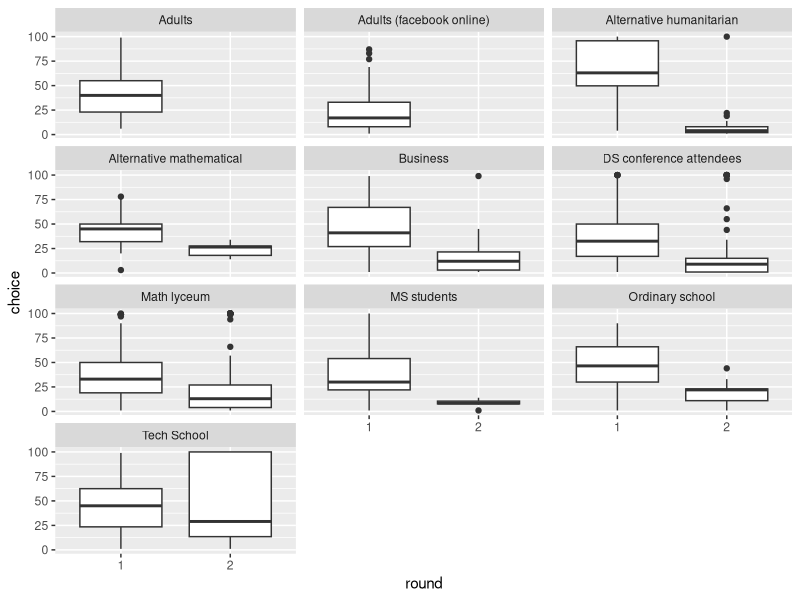
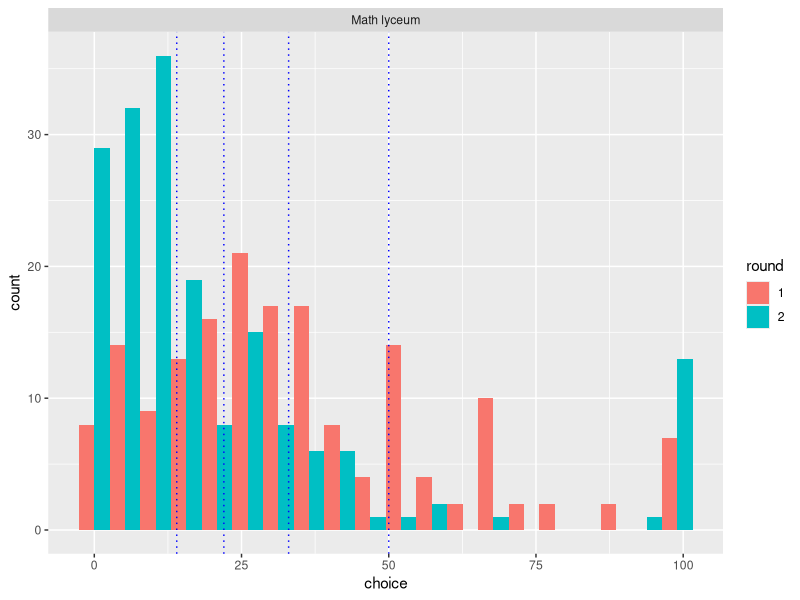

Recreate these plots in R, in order. (Note: this script raises an error after producing the figures.)
# libraries

library(ggplot2)
library(tidyverse)


# Set the path to working directory

setwd("/Users/anymac/Documents/GitHub/GameTheoryExperimentData")

getwd()# Read the data

data1 <- read.csv("resultsGame1.csv")

summary(data1)

data1$id <- factor(data1$id)
data1$name <- factor(data1$name)
data1$age <- factor(data1$age)
data1$round <- factor(data1$round)
class(data1$round)

  
# First game visualization 

statistics <- data1 %>%
  group_by(type, round)  %>%
  summarise(av = mean(choice), Icount = sum(choice > 66)/n() * 100, median = median(choice), win = 0.66666 * av, cnt = n()) %>%
  ungroup()

library(data.table)
neworder <- c(1,2, 3, 6, 5, 7, 4)
setcolorder(statistics, neworder)
statistics

# First game visualization 
statistics2 <- data1 %>%
  group_by(id, round)  %>%
  summarise(av = mean(choice), win = 0.66666 * av, Zlevel = sum(choice > 50)/n() * 100, median = median(choice), cnt = n(), h = sum(choice > 90)/n() * 100) %>%
  ungroup()



data1 <- data1[data1$round != 3,]

data2 <- subset(data1, round != 3)

# statistics of choices

ggplot(data2, aes(round, choice)) + 
  geom_boxplot() +
  facet_wrap(.~type, ncol = 3) 

# remove data with only one round

data1 <- subset(data2, type != "Adults")
data1 <- subset(data2, type != "Adults (facebook online)")
data1 <- subset(data1, id != 7)
data1 <- subset(data1, type == "Math lyceum")

# histogram of choices
# add lines of k-level reasoning

spikes <- c("50", "33", "22", "14")

ggplot(data1,aes(choice, fill = round)) + 
  geom_histogram(bins = 20, position="dodge") + 
  geom_vline(xintercept = 50, linetype="dotted", 
             color = "blue", size=0.5) + 
  geom_vline(xintercept = 33, linetype="dotted", 
             color = "blue", size=0.5) + 
  geom_vline(xintercept = 22, linetype="dotted", 
             color = "blue", size=0.5) + 
  geom_vline(xintercept = 14, linetype="dotted", 
             color = "blue", size=0.5) + 
  facet_wrap(.~type, ncol = 3) 

# Calculate number of -1 level, 0 level, 1 - level 

## Gaussian and Student t are much closer to each other than
## to the uniform:
x = subset(data1, id == '2')
x = subset(x, round == '2')
x = x$choice

y = subset(data1, id == '20')
y = subset(y, round == '2')
y = y$choice

ks.test(x,y)


wilcox.test(x, y, paired = TRUE, alternative = "two.sided")

t.test(x, y, alternative="two.sided", var.equal=FALSE)

mded(distr1 = x, distr2 = y, detail = TRUE)
out

number_levels <- data1 %>%
  group_by(id, round,type) %>%
  summarise(level_m_choices= length(choice[choice > 50]), 
            level_1_choices= length(choice[(choice <= 50 & choice > 18)]),
            level_2_choices= length(choice[(choice <= 18 & choice > 5)]),
            level_inf_choices= length(choice[(choice <= 5)]),
            count = n()) %>%
  ungroup()

ggplot(statistics2, aes(h, id, fill = round)) + 
  geom_col(aes(h), position = "dodge")


df <- filter(number_levels, id %in% c(1,2,4,8,9,11,12,14,15,16,17))

df1 <- df %>%
  group_by(id) %>%
  summarise(diff_b = round((level_m_choices[round == 2] - level_m_choices[round == 1]) / mean(count),2) * 100,
            diff_m = round((level_1_choices[round == 2] - level_1_choices[round == 1]) / mean(count),2) * 100,
            diff_h = round((level_2_choices[round == 2] - level_2_choices[round == 1]) / mean(count),2) * 100,
            diff_inf = round((level_inf_choices[round == 2] - level_inf_choices[round == 1]) / mean(count),2) * 100            
            ) %>%
  ungroup()
  
number_levels2 <- subset(number_levels, type == "Alternative humanitarian")

p1 <- ggplot(number_levels2,aes(fill = round)) +  
  geom_boxplot(aes(x = type, y = level_m_choices)) + 
  #facet_wrap(.~id, ncol = 3) + 
  theme_minimal()

p2 <- ggplot(number_levels2,aes(fill = round)) +  
  geom_boxplot(aes(x = type, y = level_1_choices)) + 
  #facet_wrap(.~id, ncol = 3) + 
  theme_minimal()

p3 <- ggplot(number_levels2,aes(fill = round)) +  
  geom_boxplot(aes(x = type, y = level_2_choices)) + 
  #facet_wrap(.~id, ncol = 3) + 
  theme_minimal() 

p4 <- ggplot(number_levels2,aes(fill = round)) +  
  geom_boxplot(aes(x = type, y = level_inf_choices)) + 
  #facet_wrap(.~id, ncol = 3) + 
  theme_minimal()

grid.arrange(p1,p2,p3,p4, nrow = 2)
 
ggplot(number_levels,aes(x = level_1_choices,y = level_2_choices, color = type, shape = round)) +  
  geom_point(aes(x = level_1_choices,y = level_2_choices)) + 
#  facet_wrap(.~type, ncol = 3) + 
  theme_minimal() 

ggplot(number_levels,aes(x = level_2_choices,y = level_inf_choices, color = type, shape = round)) +  
  geom_point(aes(x = level_2_choices,y = level_inf_choices)) + 
#  facet_wrap(.~type, ncol = 3) + 
  theme_minimal()

ggplot(number_levels,aes(x = level_m_choices,y = level_inf_choices, color = type, shape = round,size = 2)) +  
  geom_point(aes(x = level_m_choices,y = level_inf_choices)) + 
  xlab("Choices in [50, 100]") + ylab("Choices in [1, 5]") +
#  facet_wrap(.~type, ncol = 3) + 
  theme_minimal()

# prediction function depending on size
ggplot(statistics2, aes(win, cnt, color = round, size = 2)) + 
  xlab("Winning choice") + ylab("Number of participants") +
  geom_point()

ggplot(statistics2, aes(Zlevel, h, color = round, size = 2)) + 
  xlab("Winning choice") + ylab("Number of participants") +
  geom_point()

# First round vs second round
 choice1 <- subset(statistics2, round == 1)
 choice2 <- subset(statistics2, round == 2)
 
ggplot(choice1, aes(x = win, y = choice2$win)) + 
  geom_point(aes(x = win, y = choice2$win ), size = 5) + 
  geom_abline(intercept = 0, slope = 1) + 
  xlab("Winning choice first round") + 
  ylab("Winning choice second round") + 
  xlim(1,50) + ylim(1,50)
  
#Second game

data2 <- read.csv("resultsGame2.csv")

data2$choice <- as.integer(data2$choice)
  
ggplot(data2, aes(type, choice)) + 
  geom_boxplot() + 
  geom_hline(yintercept = 50) + 
  coord_flip()


statistics3 <- data2 %>%
  group_by(type)  %>%
  summarise(av = mean(choice), MaxChoice = sum(choice == 100)/n() * 100, MinChoice = sum(choice == 1)/n() * 100, cnt = n()) %>%
  ungroup()

ggplot(statistics3, aes(MaxChoice, MinChoice, color = type)) + 
  geom_abline(slope = 1, intercept = 0) + 
  geom_point()


data3 <- read.csv("resultsGame3.csv")

data3$choice <- as.integer(data3$choice)

ggplot(data3,aes(choice)) + 
  geom_histogram(bins = 20) + 
  facet_wrap(.~type, ncol = 3) 





data4 <- read.csv("resultsGame4.csv")

ggplot(data4,aes(choice)) + 
  geom_histogram(bins = 20) + 
  facet_wrap(.~id, ncol = 4) 

123454320/2*2 == 123454320
123454321/2*2 == 123454321
123454322/2*2 == 123454322
